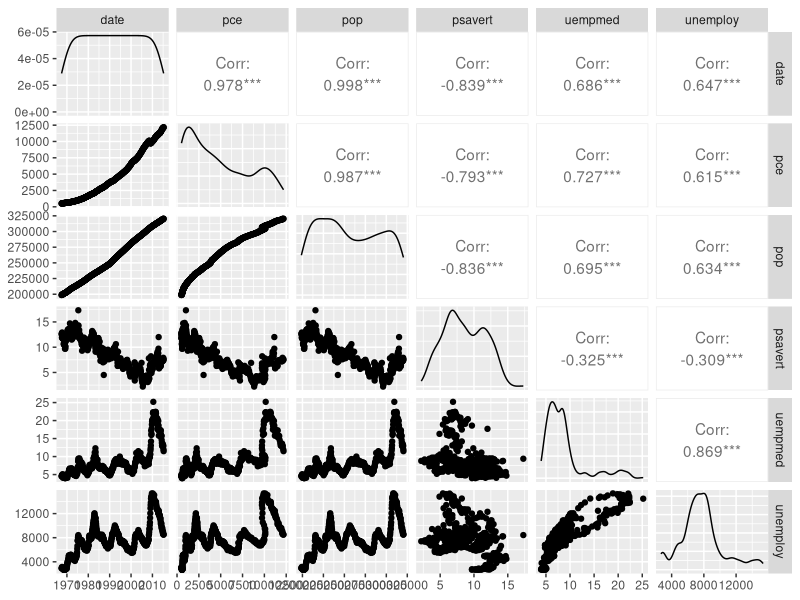
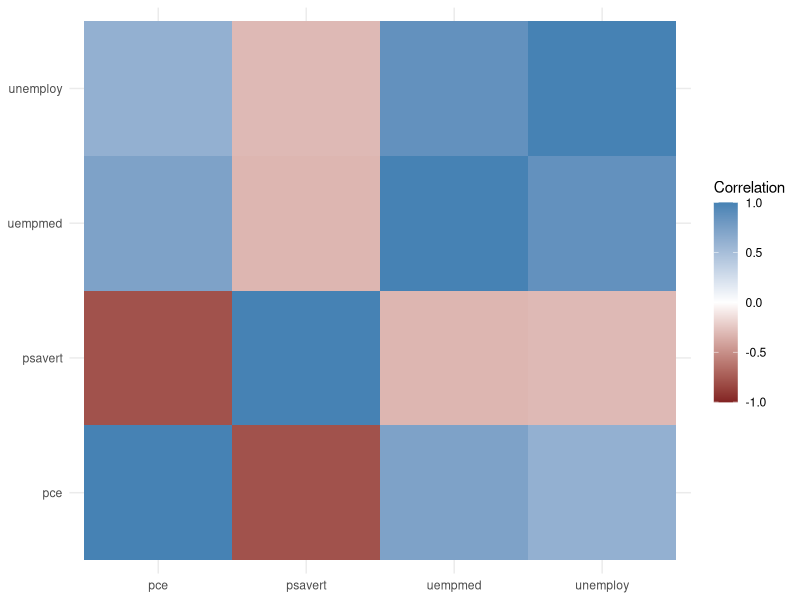

R code for these plots, in order:
x <- sample(x=1:100, size = 100, replace = T)
mean(x)
y <- x
y[sample(x=1:100, size=20, replace = FALSE)] <-NA
sum(is.na(y))
sample(x=1:100, size = 20)

grades <- c(95, 72, 87, 66)
weights <- c(1/2, 1/4, 1/8, 1/8)
mean(grades)
weighted.mean(x= grades, w = weights)
var(x)
min(x)
min(y)
min(y, na.rm = T)
summary(x)
summary(y)
quantile(x, probs = c(0.25, 0.75))
quantile(x, probs = c(0.1, 0.25, 0.5, 0.75, 0.99))

require(ggplot2)
head(economics)
cor(economics$pce, economics$psavert)
xPart <- economics$pce - mean(economics$pce)
yPart <- economics$psavert - mean(economics$psavert)
nMinusOne <- (nrow(economics)-1)
xSD <- sd(economics$pce)
ySD <- sd(economics$psavert)
sum(xPart * yPart)/ (nMinusOne * xSD * ySD)

head(economics)
cor(economics[, c(2,4:6)])
install.packages("GGally")
require(GGally)
GGally::ggpairs(economics, economics[,c(2,4:6)], parm= list(labelSize= 8))

require(reshape2)
require(scales)
econCor <- cor(economics[, c(2,4:6)])
econMelt <- melt(econCor, varnames = c("x", "y"),
                 value.name = "Correlation")
econMelt <- econMelt[order(econMelt$Correlation), ]
econMelt

ggplot(econMelt, aes(x=x, y=y)) +
  geom_tile(aes(fill=Correlation)) +
  
  scale_fill_gradient2(low=muted("red"), mid="white", 
                       high = "steelblue",
                       guide = guide_colorbar(ticks = FALSE, barheight = 10),
                       limits = c(-1, 1)) + 
  theme_minimal() +
  labs(x=NULL, y = NULL)
